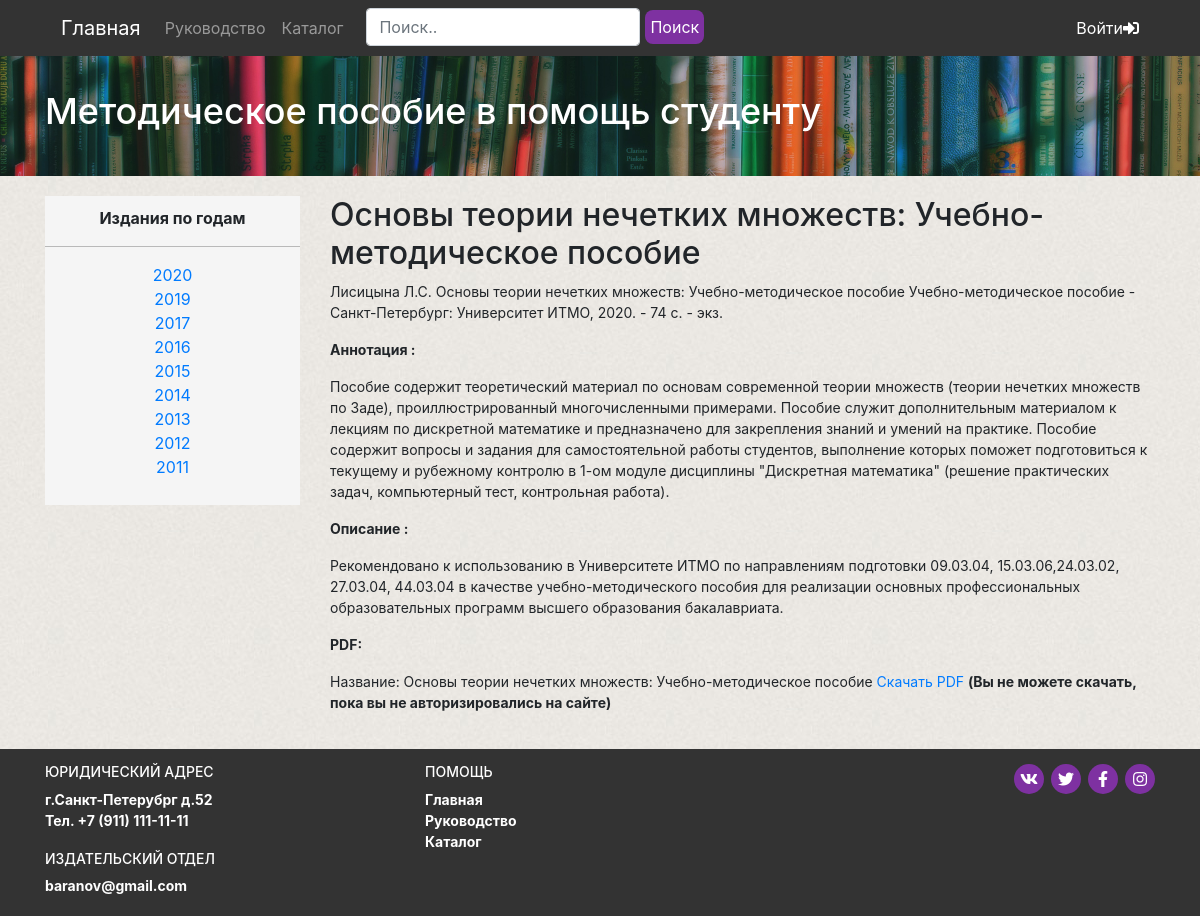
The app's page /book.php?book_id=6 with its own data.
### tables this page shows
CREATE TABLE `years` (
  `year_id` int(11) NOT NULL,
  `year` int(5) NOT NULL
);

CREATE TABLE `books` (
  `book_id` int(11) NOT NULL,
  `name` varchar(255) NOT NULL,
  `author` varchar(256) NOT NULL,
  `additional_information` text NOT NULL,
  `image` text NOT NULL,
  `annotation` text NOT NULL,
  `description` text NOT NULL,
  `PDF` text NOT NULL,
  `year_id` int(11) NOT NULL DEFAULT 0
);

### include/functions.php (called while the page is built, shortened)
<?php
function get_years() {
	global $link;
	$sql = "SELECT * FROM years";
	$result = mysqli_query($link, $sql);
	$years = mysqli_fetch_all($result, MYSQLI_ASSOC);
	return $years;
}
function get_book_by_id($book_id) {
	global $link;
	$sql = "SELECT * FROM books WHERE book_id = ".$book_id;
	$result = mysqli_query($link, $sql);
	$book = mysqli_fetch_assoc($result);
	return $book;
}
?>

### book.php (the view, shortened to what this page needs)
<?php
$book_id = htmlspecialchars($_GET['book_id']);
require_once("header.php");
$book = get_book_by_id($book_id);
?>
<section class="book bg">
	<div class="container">
		<div class="row">
			<div class="col-md-3">
				<div class="years-block">
					<p class="years-block__title">Издания по годам</p>
					<hr>
					<ul class="years-block__list">
							<?php
						$years = get_years();
						?>
						<?php foreach($years as $year) : ?>
							<a href="year.php?year_id=<?=$year['year_id']?>" class="years-block__item"><?=$year['year']?><li></li></a>
							<?php endforeach; ?>
					</ul>
				</div>
			</div>
			<div class="col-md-9">
				<div class="book-block">
					<h2 class="book-block__title"><?=$book['name']?></h2>
					<p class="book-block__info"><?=$book['author'].' '?><?=$book['name'].' '?><?=$book['additional_information']?></p>
					<p><b>Аннотация :</b></p>
					<p class="book-block__annotation"><?=$book['annotation']?></p>
					<p><b>Описание :</b></p>
					<p class="book-block__description"><?=$book['description']?></p>
					<p><b>PDF:</b></p>
					<p class="book-block__PDF">
						Название: <?=$book['name'].' '?>
						<?php
						if(!isset($_SESSION['email']) && !isset($_SESSION['password'])){
						?>
							<a href="files/<?=$book['PDF']?> " target="_blank" onclick="return false;">
									Скачать PDF
							</a>
							<b>(Вы не можете скачать, пока вы не авторизировались на сайте)</b>
						<?php
						}else{
						?>
							<a href="files/<?=$book['PDF']?>" target="_blank">
									Скачать PDF
							</a>
						<?php
									}
						?>
					</p>
				</div>
			</div>
		</div>
	</div>
</section>
<?php
require_once("footer.php");
?>

### css/styles.css (style rules this page uses)
hr { border: none; color: #adadad88; background-color: #adadad88; height: 2px; width: 100%; margin: 21px 0px; }
.bg { background-image: url("../img/bg/bg-content1.jpg"); background-repeat: repeat; padding: 20px 0; min-height: 70%; }
.years-block { text-align: center; background-color: #f5f5f5; padding: 10px 0; }
.years-block__title { font-weight: 700; }
.years-block__list { list-style: none; padding: 0; }
.years-block__item { display: -webkit-box; display: -ms-flexbox; display: flex; -webkit-box-pack: center; -ms-flex-pack: center; justify-content: center; }
.book-block { font-size: 14px; }

### records on screen
years: year "2020"
years: year "2019"
years: year "2017"
years: year "2016"
years: year "2015"
years: year "2014"
years: year "2013"
years: year "2012"
years: year "2011"
books: name "Основы теории нечетких множеств: Учебно-методическое пособие", author "Лисицына Л.С.", additional_information "Учебно-методическое пособие - Санкт-Петербург: Университет ИТМО, 2020. - 74 с. - экз.", annotation "Пособие содержит теоретический материал по основам современной теории множеств (теории нечетких множеств по Заде), проиллюстрированный многочисленными примерами. Пособие служит дополнительным материалом к лекциям по дискретной математике и предназначено для закрепления знаний и умений на практике. Пособие содержит вопросы и задания для самостоятельной работы студентов, выполнение которых поможет подготовиться к текущему и рубежному контролю в 1-ом модуле дисциплины \"Дискретная математика\" (решение практических задач, компьютерный тест, контрольная работа).", description "Рекомендовано к использованию в Университете ИТМО по направлениям подготовки 09.03.04, 15.03.06,24.03.02, 27.03.04, 44.03.04 в качестве учебно-методического пособия для реализации основных профессиональных образовательных программ высшего образования бакалавриата."
